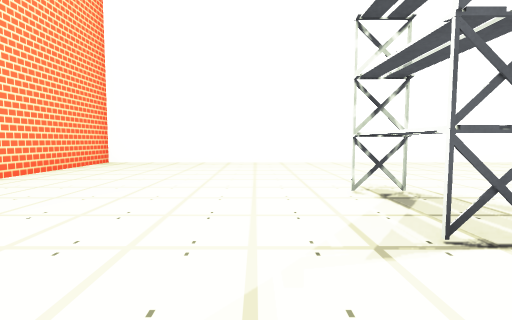
view 1 (above)

12 first-person views from a walk through a scene from a Unity 3-D project. The camera is 1.3 m above the floor, tilts 4° down and sees 85° across. The floor is counted in squares, 2 m on a side. Each view is taken from the middle of a square. On the plan, view 1 faces up. The plan holds only what a view shows up to about 9 squares ahead; the rest is blank. The place goes on beyond the plan. The player is left out. Some animated figures are left out. Some surface patterns are stand-ins.

view 2
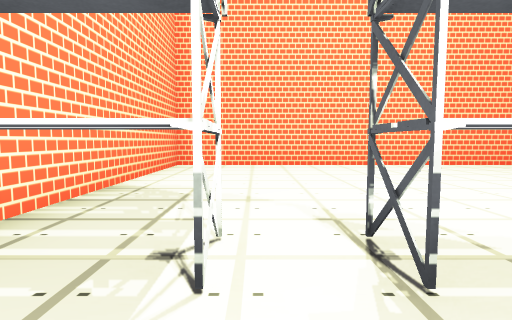

view 3
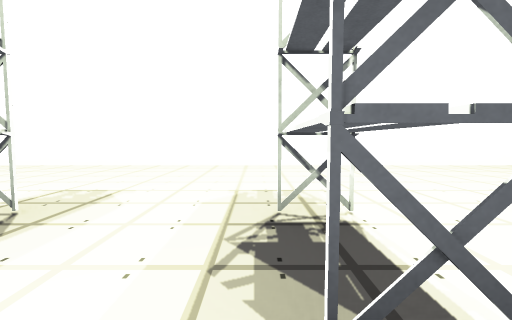

view 4
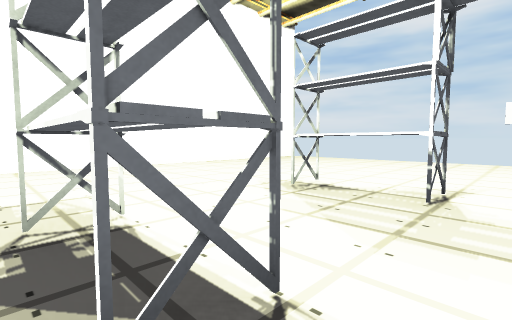

view 5
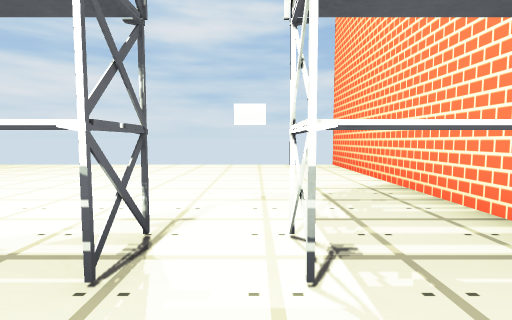

view 6
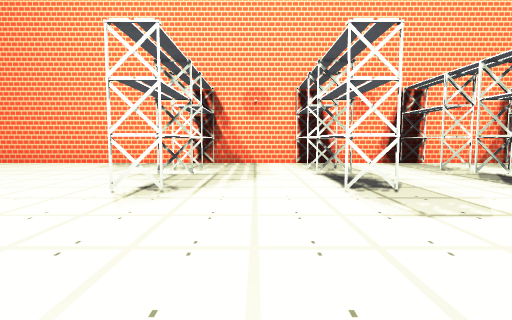

view 7
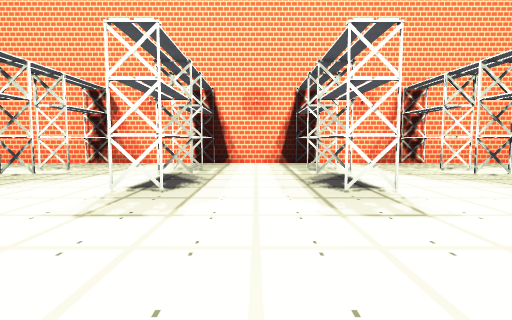

view 8
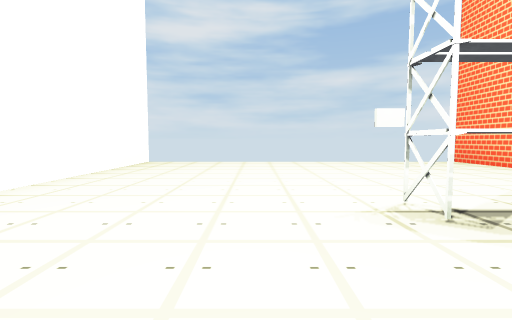

view 9
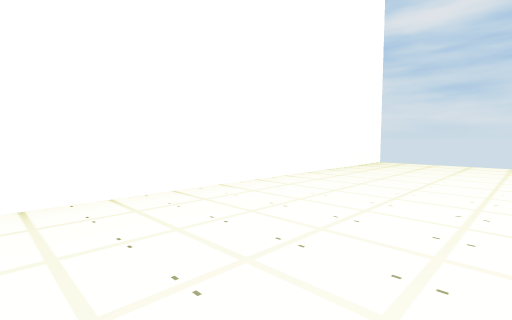

view 10
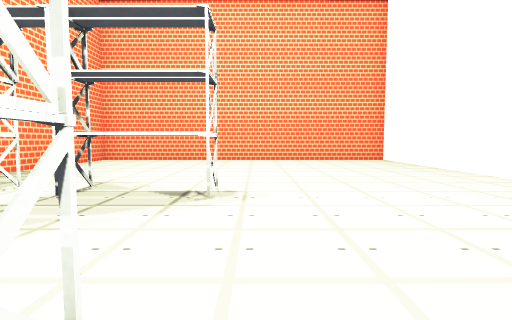

view 11
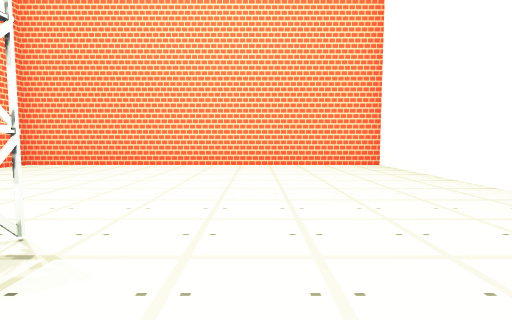

view 12
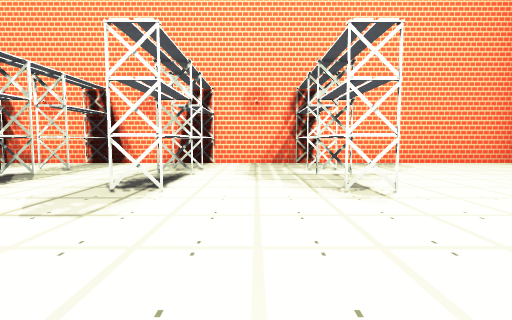

### Floor plan
Ten units are one square. View 1 is at (0, 0); x grows to the right and y downward. Boxes are objects, and circles mark ways between rooms. Rooms are numbered by the first view taken in them; rooms with no view inside come last. Other rooms are left out.
<svg viewBox="-49 -88 220 104">
<path fill="none" stroke="#000" d="M72 -35 78 -35M42 -35 49 -35M19 -34 11 -34M102 -35 109 -35M12 -17 12 -35 19 -35M11 -18 19 -18M116 11 166 11M166 -83 -44 -83 -44 11 16 11M41 -18 49 -18M42 -18 42 -35M16 11 46 11M19 -35 19 -17 12 -17M71 -18 79 -18M76 -20 76 -29M78 -17 72 -17 72 -35M46 11 76 11M49 -35 49 -16M79 -34 71 -34M101 -18 109 -18M109 -17 102 -17 102 -35M76 11 116 11M78 -35 78 -17M109 -34 101 -34"/>
<rect x="15" y="-5" width="10" height="10" fill="#bbb"><title>other object</title></rect>
<rect x="45" y="-5" width="10" height="10" fill="#bbb"><title>other object</title></rect>
<rect x="75" y="-5" width="10" height="10" fill="#bbb"><title>other object</title></rect>
<rect x="105" y="-5" width="10" height="10" fill="#bbb"><title>other object</title></rect>
<circle cx="20" cy="-5" r="3" fill="#2a7"/>
<circle cx="35" cy="-25" r="3" fill="#2a7"/>
<circle cx="65" cy="-25" r="3" fill="#2a7"/>
<circle cx="110" cy="-5" r="3" fill="#2a7"/>
<circle cx="95" cy="-25" r="3" fill="#2a7"/>
<circle cx="50" cy="-5" r="3" fill="#2a7"/>
<circle cx="80" cy="-5" r="3" fill="#2a7"/>
<text x="60" y="-50">1</text>
<text x="30" y="-10">2</text>
<text x="60" y="-10">3</text>
<text x="90" y="-10">4</text>
</svg>
Room 1 opens to room 2. Room 1 opens to room 3. Room 1 opens to room 4. Room 2 opens to room 3. Room 3 opens to room 4.

Where each view was taken, in squares from view 1:
view 1: 0 up, 0 right, facing up
view 2: 1 up, 3 right, facing left
view 3: 1 up, 7 right, facing up
view 4: 1 up, 7 right, facing up-right
view 5: 1 up, 9 right, facing right
view 6: 7 up, 9 right, facing down
view 7: 7 up, 6 right, facing down
view 8: 5 up, 8 right, facing right
view 9: 5 up, 8 right, facing up-right
view 10: 4 up, 5 right, facing left
view 11: 5 up, 3 right, facing left
view 12: 7 up, 3 right, facing down
